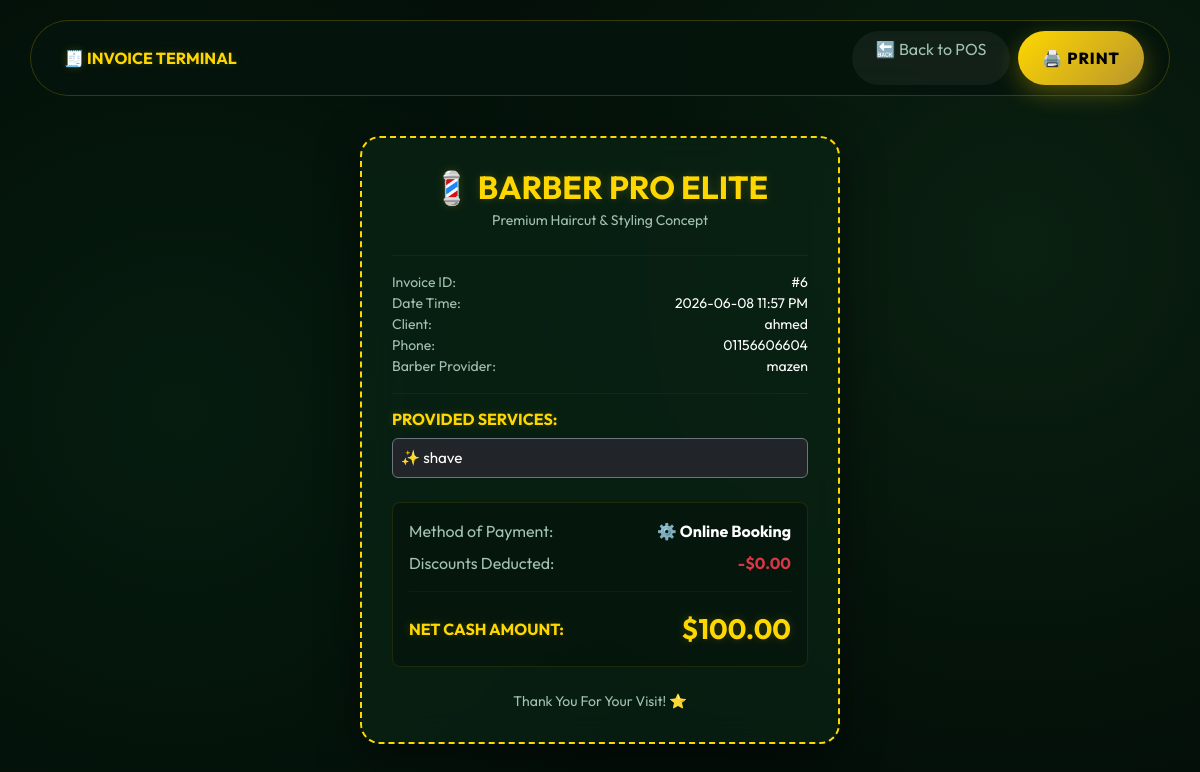
The page /receipt/6 (signed in) on the database its author committed.
### app.py (models this page shows)
class Transaction(db.Model):
    id = db.Column(db.Integer, primary_key=True)
    name = db.Column(db.String(100), nullable=False)
    phone = db.Column(db.String(20))
    total_price = db.Column(db.Float)
    timestamp = db.Column(db.DateTime, default=datetime.now)
    client_id = db.Column(db.Integer, db.ForeignKey('client.id'), nullable=True)
    barber_id = db.Column(db.Integer, db.ForeignKey('barber.id'), nullable=True)
    barber_cut = db.Column(db.Float, default=0.0)
    barber = db.relationship('Barber', backref='transactions')
    payment_method = db.Column(db.String(20), default='Cash')
    discount = db.Column(db.Float, default=0.0)
    photo_filename = db.Column(db.String(255), nullable=True)
    products_list = db.relationship('TransactionProduct', backref='transaction', lazy=True, cascade="all, delete-orphan")
    services_list = db.relationship('TransactionService', backref='transaction', lazy=True, cascade="all, delete-orphan")
    @property
    def services(self):
        return ", ".join([ts.service_name for ts in self.services_list])

class Barber(db.Model):
    id = db.Column(db.Integer, primary_key=True)
    name = db.Column(db.String(100), nullable=False)
    commission_type = db.Column(db.String(20), default='percentage')
    commission_value = db.Column(db.Float, default=0.0)
    total_paid = db.Column(db.Float, default=0.0)
    balance = db.Column(db.Float, default=0.0)

class TransactionService(db.Model):
    id = db.Column(db.Integer, primary_key=True)
    transaction_id = db.Column(db.Integer, db.ForeignKey('transaction.id'), nullable=False)
    service_id = db.Column(db.Integer, db.ForeignKey('service.id'), nullable=True)
    service_name = db.Column(db.String(100), nullable=False)
    price_charged = db.Column(db.Float, nullable=False)

### app.py (the view)
@app.route('/receipt/<int:tx_id>')
@login_required
def receipt(tx_id):
    tx = Transaction.query.get_or_404(tx_id)
    return render_template('receipt.html', tx=tx)

### app.py (called while the page is built, shortened)
@login_manager.user_loader
def load_user(user_id):
    return User.query.get(int(user_id))

@app.context_processor
def inject_translations():
    lang = session.get('lang', 'en')
    translations = {}
    def t(key, default_english):
        return translations.get(key, default_english)
    return dict(t=t, current_lang=lang)

@app.context_processor
def inject_global_data():
    lang = session.get('lang', 'en')
    translations = {}
    def t(key, default_english):
        return translations.get(key, default_english)
    low_stock_count = 0
    if current_user.is_authenticated and current_user.role == 'owner':
        low_stock_count = Product.query.filter(Product.is_active == True, Product.stock <= Product.low_stock_threshold).count()
    return dict(t=t, current_lang=lang, low_stock_count=low_stock_count)

### templates/receipt.html (shortened to what this page needs)
<!DOCTYPE html>
<html lang="en">
<head>
    <link href="https://cdn.jsdelivr.net/npm/bootstrap@5.3.0/dist/css/bootstrap.min.css" rel="stylesheet">
    <link rel="stylesheet" href="{{ url_for('static', filename='style.css') }}">
</head>
<body>
    <nav class="navbar floating-nav sticky-top d-flex justify-content-between align-items-center">
        <span class="text-gold fw-bold ms-2">🧾 INVOICE TERMINAL</span>
        <div class="d-flex gap-2">
            <a href="/cashier" class="btn btn-outline-light rounded-pill px-4 border-0 text-sage" style="background: rgba(255,255,255,0.05);">🔙 Back to POS</a>
            <button onclick="window.print()" class="btn btn-gold rounded-pill px-4">🖨️ Print</button>
        </div>
    </nav>
    <div class="container">
        <div class="luxury-card receipt-box text-center">
            <h2 class="text-gold fw-bold mb-1">💈 BARBER PRO ELITE</h2>
            <p class="text-sage small mb-4">Premium Haircut & Styling Concept</p>
            <hr style="border-color: rgba(255,255,255,0.15);">
            <div class="text-start my-3 small">
                <div class="d-flex justify-content-between text-white"><span class="text-sage">Invoice ID:</span> <span>#{{ tx.id }}</span></div>
                <div class="d-flex justify-content-between text-white"><span class="text-sage">Date Time:</span> <span>{{ tx.timestamp.strftime('%Y-%m-%d %I:%M %p') }}</span></div>
                <div class="d-flex justify-content-between text-white"><span class="text-sage">Client:</span> <span>{{ tx.name }}</span></div>
                <div class="d-flex justify-content-between text-white"><span class="text-sage">Phone:</span> <span>{{ tx.phone }}</span></div>
                <div class="d-flex justify-content-between text-white"><span class="text-sage">Barber Provider:</span> <span>{{ tx.barber.name if tx.barber else 'N/A' }}</span></div>
            </div>
            <hr style="border-color: rgba(255,255,255,0.15);">
            <h6 class="text-gold text-start fw-bold mb-2">PROVIDED SERVICES:</h6>
            <div class="text-start text-white bg-dark p-2 rounded border border-secondary mb-4" style="font-size: 0.95rem;">
                ✨ {{ tx.services }}
            </div>
            <div class="p-3 my-3 rounded-3" style="background: rgba(0,0,0,0.25); border: 1px solid rgba(255,215,0,0.1);">
                <div class="d-flex justify-content-between mb-2">
                    <span class="text-sage">Method of Payment:</span>
                    <span class="text-white fw-bold">⚙️ {{ tx.payment_method }}</span>
                </div>
                <div class="d-flex justify-content-between mb-2">
                    <span class="text-sage">Discounts Deducted:</span>
                    <span class="text-danger fw-bold">-${{ "%.2f"|format(tx.discount or 0.0) }}</span>
                </div>
                <hr style="border-color: rgba(255,255,255,0.1);">
                <div class="d-flex justify-content-between align-items-center">
                    <span class="text-gold fw-bold">NET CASH AMOUNT:</span>
                    <span class="text-gold fw-bold fs-3">${{ "%.2f"|format(tx.total_price) }}</span>
                </div>
            </div>
            <p class="text-sage small text-center mt-4 mb-0">Thank You For Your Visit! ⭐</p>
        </div>
    </div>
</body>
</html>

### static/style.css (style rules this page uses)
:root { --bg-deep: #030e08; --card-bg: rgba(10, 38, 22, 0.65); --gold-bright: #FFD700; --gold-dark: #b8962d; --text-pure: #FFFFFF; --text-sage: #A3C2B1; --neon-glow: rgba(255, 215, 0, 0.3); --border-color: rgba(255, 215, 0, 0.15); }
body { background-color: var(--bg-deep); background-image: radial-gradient(circle at 15% 50%, rgba(10, 50, 25, 0.4), transparent 50%), radial-gradient(circle at 85% 30%, rgba(20, 60, 30, 0.4), transparent 50%); color: var(--text-pure); font-family: 'Outfit', sans-serif; min-height: 100vh; }
.luxury-card { background: var(--card-bg); backdrop-filter: blur(16px); -webkit-backdrop-filter: blur(16px); border: 1px solid var(--border-color); border-radius: 20px; padding: 28px; box-shadow: 0 10px 40px rgba(0, 0, 0, 0.5); transition: all 0.4s cubic-bezier(0.175, 0.885, 0.32, 1.275); }
.text-gold { color: var(--gold-bright) !important; text-shadow: 0 0 10px rgba(255, 215, 0, 0.2); }
.text-sage { color: var(--text-sage) !important; }
.btn-gold { background: linear-gradient(135deg, var(--gold-bright) 0%, var(--gold-dark) 100%) !important; color: #000000 !important; font-weight: 800 !important; text-transform: uppercase; letter-spacing: 1px; border: none !important; border-radius: 12px; padding: 15px 30px; box-shadow: 0 8px 25px var(--neon-glow); transition: 0.3s; }
.floating-nav { background: rgba(5, 20, 12, 0.85); backdrop-filter: blur(20px); border-radius: 100px; margin: 20px auto; padding: 10px 25px; border: 1px solid rgba(255, 215, 0, 0.2); width: 95%; }
.receipt-box { max-width: 480px; margin: 40px auto; padding: 30px; border: 2px dashed var(--gold-bright); background: var(--card-bg); }

### templates/receipt.html (style rules this page uses)
.receipt-box { max-width: 480px; margin: 40px auto; padding: 30px; border: 2px dashed var(--gold-bright); background: var(--card-bg); }

### rows shown on the page
Transaction: id "6", timestamp "2026-06-08 11:57 PM", name "ahmed", phone "01156606604", payment_method "Online Booking", discount "0.00", total_price "100.00"
Barber: barber "mazen"
TransactionService: services "shave"
